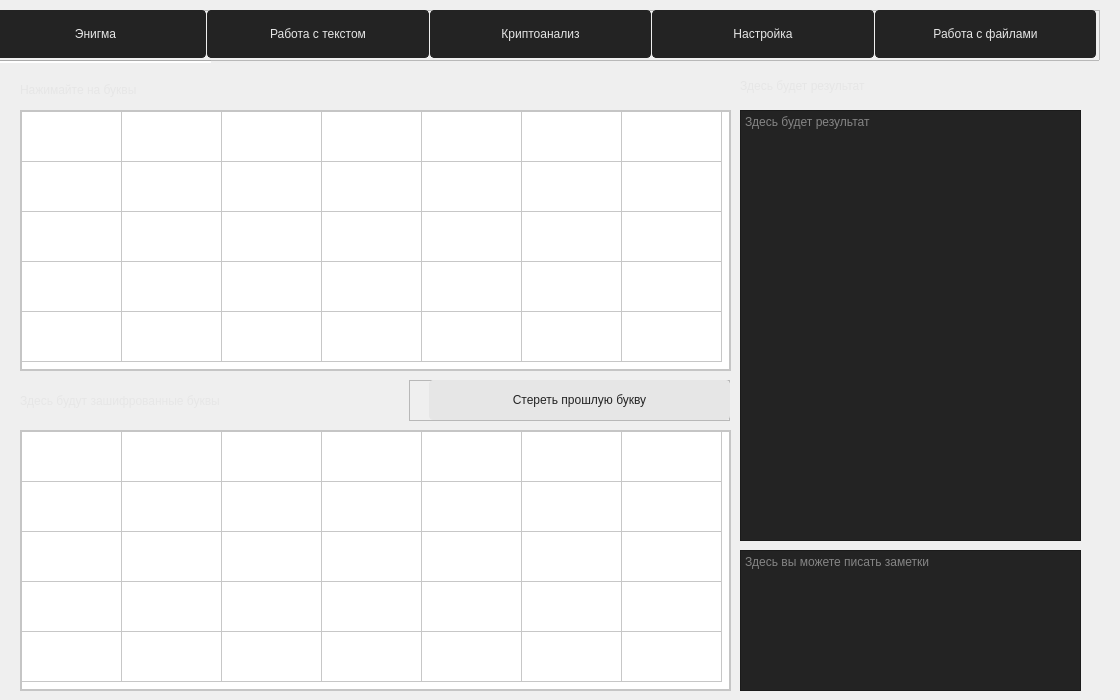
    <widget class="QWidget" name="tab">
     <attribute name="title">
      <string>Шифрование</string>
     </attribute>
     <widget class="QFrame" name="frame">
      <property name="geometry">
       <rect>
        <x>-11</x>
        <y>10</y>
        <width>1111</width>
        <height>51</height>
       </rect>
      </property>
      <property name="styleSheet">
       <string notr="true">QPushButton{
	border: 1px solid rgb(35, 35, 35);
	background-color: rgb(35, 35, 35);
	border-radius: 4px;
	color: rgb(230, 230, 230);
}

QPushButton:hover{
	background-color: rgb(0, 65, 65);
	border: 1px solid rgb(0, 35, 35);
}
QPushButton:pressed{
	background-color: rgb(0, 35, 35);
	border: 1px solid rgb(0, 15, 15);
}</string>
      </property>
      <property name="frameShape">
       <enum>QFrame::StyledPanel</enum>
      </property>
      <property name="frameShadow">
       <enum>QFrame::Raised</enum>
      </property>
      <widget class="QWidget" name="horizontalLayoutWidget">
       <property name="geometry">
        <rect>
         <x>-4</x>
         <y>0</y>
         <width>1111</width>
         <height>51</height>
        </rect>
       </property>
       <layout class="QHBoxLayout" name="horizontalLayout">
        <property name="spacing">
         <number>1</number>
        </property>
        <property name="sizeConstraint">
         <enum>QLayout::SetMaximumSize</enum>
        </property>
        <property name="leftMargin">
         <number>0</number>
        </property>
        <item>
         <widget class="QPushButton" name="pushButton">
          <property name="minimumSize">
           <size>
            <width>0</width>
            <height>48</height>
           </size>
          </property>
          <property name="styleSheet">
           <string notr="true"/>
          </property>
          <property name="text">
           <string>Энигма</string>
          </property>
         </widget>
        </item>
        <item>
         <widget class="QPushButton" name="pushButton_2">
          <property name="minimumSize">
           <size>
            <width>0</width>
            <height>48</height>
           </size>
          </property>
          <property name="styleSheet">
           <string notr="true"/>
          </property>
          <property name="text">
           <string>Работа с текстом</string>
          </property>
         </widget>
        </item>
        <item>
         <widget class="QPushButton" name="pushButton_10">
          <property name="minimumSize">
           <size>
            <width>0</width>
            <height>48</height>
           </size>
          </property>
          <property name="styleSheet">
           <string notr="true"/>
          </property>
          <property name="text">
           <string>Криптоанализ</string>
          </property>
         </widget>
        </item>
        <item>
         <widget class="QPushButton" name="pushButton_26">
          <property name="minimumSize">
           <size>
            <width>0</width>
            <height>48</height>
           </size>
          </property>
          <property name="text">
           <string>Настройка</string>
          </property>
         </widget>
        </item>
        <item>
         <widget class="QPushButton" name="pushButton_4">
          <property name="minimumSize">
           <size>
            <width>0</width>
            <height>48</height>
           </size>
          </property>
          <property name="text">
           <string>Работа с файлами</string>
          </property>
         </widget>
        </item>
       </layout>
      </widget>
     </widget>
     <widget class="Line" name="line">
      <property name="geometry">
       <rect>
        <x>-10</x>
        <y>60</y>
        <width>221</width>
        <height>3</height>
       </rect>
      </property>
      <property name="styleSheet">
       <string notr="true">background-color: rgb(255, 255, 255);</string>
      </property>
      <property name="orientation">
       <enum>Qt::Horizontal</enum>
      </property>
     </widget>
     <widget class="QTableWidget" name="tableWidget">
      <property name="geometry">
       <rect>
        <x>20</x>
        <y>110</y>
        <width>711</width>
        <height>261</height>
       </rect>
      </property>
      <property name="styleSheet">
       <string notr="true">color: rgb(255, 255, 255);
font: 26pt &quot;Consolas&quot;;
border: 2px solid rgb(197, 197, 197);</string>
      </property>
      <property name="frameShape">
       <enum>QFrame::StyledPanel</enum>
      </property>
      <property name="lineWidth">
       <number>2</number>
      </property>
      <property name="verticalScrollBarPolicy">
       <enum>Qt::ScrollBarAlwaysOff</enum>
      </property>
      <property name="horizontalScrollBarPolicy">
       <enum>Qt::ScrollBarAlwaysOff</enum>
      </property>
      <property name="editTriggers">
       <set>QAbstractItemView::AnyKeyPressed</set>
      </property>
      <property name="dragDropMode">
       <enum>QAbstractItemView::NoDragDrop</enum>
      </property>
      <property name="selectionMode">
       <enum>QAbstractItemView::SingleSelection</enum>
      </property>
      <property name="gridStyle">
       <enum>Qt::SolidLine</enum>
      </property>
      <attribute name="horizontalHeaderVisible">
       <bool>false</bool>
      </attribute>
      <attribute name="horizontalHeaderMinimumSectionSize">
       <number>100</number>
      </attribute>
      <attribute name="verticalHeaderVisible">
       <bool>false</bool>
      </attribute>
      <attribute name="verticalHeaderMinimumSectionSize">
       <number>50</number>
      </attribute>
      <attribute name="verticalHeaderDefaultSectionSize">
       <number>50</number>
      </attribute>
      <attribute name="verticalHeaderHighlightSections">
       <bool>true</bool>
      </attribute>
      <row>
       <property name="text">
        <string>1</string>
       </property>
      </row>
      <row>
       <property name="text">
        <string>2</string>
       </property>
      </row>
      <row>
       <property name="text">
        <string>3</string>
       </property>
      </row>
      <row>
       <property name="text">
        <string>4</string>
       </property>
      </row>
      <row>
       <property name="text">
        <string>5</string>
       </property>
      </row>
      <column>
       <property name="text">
        <string>1</string>
       </property>
       <property name="textAlignment">
        <set>AlignLeading|AlignVCenter</set>
       </property>
      </column>
      <column>
       <property name="text">
        <string>2</string>
       </property>
      </column>
      <column>
       <property name="text">
        <string>3</string>
       </property>
      </column>
      <column>
       <property name="text">
        <string>4</string>
       </property>
      </column>
      <column>
       <property name="text">
        <string>5</string>
       </property>
      </column>
      <column>
       <property name="text">
        <string>6</string>
       </property>
      </column>
      <column>
       <property name="text">
        <string>7</string>
       </property>
      </column>
      <item row="0" column="0">
       <property name="text">
        <string>А</string>
       </property>
       <property name="textAlignment">
        <set>AlignCenter</set>
       </property>
      </item>
      <item row="0" column="1">
       <property name="text">
        <string>Б</string>
       </property>
       <property name="textAlignment">
        <set>AlignCenter</set>
       </property>
      </item>
      <item row="0" column="2">
       <property name="text">
        <string>В</string>
       </property>
       <property name="textAlignment">
        <set>AlignCenter</set>
       </property>
      </item>
      <item row="0" column="3">
       <property name="text">
        <string>Г</string>
       </property>
       <property name="textAlignment">
        <set>AlignCenter</set>
       </property>
      </item>
      <item row="0" column="4">
       <property name="text">
        <string>Д</string>
       </property>
       <property name="textAlignment">
        <set>AlignCenter</set>
       </property>
      </item>
      <item row="0" column="5">
       <property name="text">
        <string>Е</string>
       </property>
       <property name="textAlignment">
        <set>AlignCenter</set>
       </property>
      </item>
      <item row="0" column="6">
       <property name="text">
        <string>Ё</string>
       </property>
       <property name="textAlignment">
        <set>AlignCenter</set>
       </property>
      </item>
      <item row="1" column="0">
       <property name="text">
        <string>Ж</string>
       </property>
       <property name="textAlignment">
        <set>AlignCenter</set>
       </property>
      </item>
      <item row="1" column="1">
       <property name="text">
        <string>З</string>
       </property>
       <property name="textAlignment">
        <set>AlignCenter</set>
       </property>
      </item>
      <item row="1" column="2">
       <property name="text">
        <string>И</string>
       </property>
       <property name="textAlignment">
        <set>AlignCenter</set>
       </property>
      </item>
      <item row="1" column="3">
       <property name="text">
        <string>Й</string>
       </property>
       <property name="textAlignment">
        <set>AlignCenter</set>
       </property>
      </item>
      <item row="1" column="4">
       <property name="text">
        <string>К</string>
       </property>
       <property name="textAlignment">
        <set>AlignCenter</set>
       </property>
      </item>
      <item row="1" column="5">
       <property name="text">
        <string>Л</string>
       </property>
       <property name="textAlignment">
        <set>AlignCenter</set>
       </property>
      </item>
      <item row="1" column="6">
       <property name="text">
        <string>М</string>
       </property>
       <property name="textAlignment">
        <set>AlignCenter</set>
       </property>
      </item>
      <item row="2" column="0">
       <property name="text">
        <string>Н</string>
       </property>
       <property name="textAlignment">
        <set>AlignCenter</set>
       </property>
      </item>
      <item row="2" column="1">
       <property name="text">
        <string>О</string>
       </property>
       <property name="textAlignment">
        <set>AlignCenter</set>
       </property>
      </item>
      <item row="2" column="2">
       <property name="text">
        <string>П</string>
       </property>
       <property name="textAlignment">
        <set>AlignCenter</set>
       </property>
      </item>
      <item row="2" column="3">
       <property name="text">
        <string>Р</string>
       </property>
       <property name="textAlignment">
        <set>AlignCenter</set>
       </property>
      </item>
      <item row="2" column="4">
       <property name="text">
        <string>С</string>
       </property>
       <property name="textAlignment">
        <set>AlignCenter</set>
       </property>
      </item>
      <item row="2" column="5">
       <property name="text">
        <string>Т</string>
       </property>
       <property name="textAlignment">
        <set>AlignCenter</set>
       </property>
      </item>
      <item row="2" column="6">
       <property name="text">
        <string>У</string>
       </property>
       <property name="textAlignment">
        <set>AlignCenter</set>
       </property>
      </item>
      <item row="3" column="0">
       <property name="text">
        <string>Ф</string>
       </property>
       <property name="textAlignment">
        <set>AlignCenter</set>
       </property>
      </item>
      <item row="3" column="1">
       <property name="text">
        <string>Х</string>
       </property>
       <property name="textAlignment">
        <set>AlignCenter</set>
       </property>
      </item>
      <item row="3" column="2">
       <property name="text">
        <string>Ц</string>
       </property>
       <property name="textAlignment">
        <set>AlignCenter</set>
       </property>
      </item>
      <item row="3" column="3">
       <property name="text">
        <string>Ч</string>
       </property>
       <property name="textAlignment">
        <set>AlignCenter</set>
       </property>
      </item>
      <item row="3" column="4">
       <property name="text">
        <string>Ш</string>
       </property>
       <property name="textAlignment">
        <set>AlignCenter</set>
       </property>
      </item>
      <item row="3" column="5">
       <property name="text">
        <string>Щ</string>
       </property>
       <property name="textAlignment">
        <set>AlignCenter</set>
       </property>
      </item>
      <item row="3" column="6">
       <property name="text">
        <string>Ъ</string>
       </property>
       <property name="textAlignment">
        <set>AlignCenter</set>
       </property>
      </item>
      <item row="4" column="0">
       <property name="text">
        <string>Ы</string>
       </property>
       <property name="textAlignment">
        <set>AlignCenter</set>
       </property>
      </item>
      <item row="4" column="1">
       <property name="text">
        <string>Ь</string>
       </property>
       <property name="textAlignment">
        <set>AlignCenter</set>
       </property>
      </item>
      <item row="4" column="2">
       <property name="text">
        <string>Э</string>
       </property>
       <property name="textAlignment">
        <set>AlignCenter</set>
       </property>
      </item>
      <item row="4" column="3">
       <property name="text">
        <string>Ю</string>
       </property>
       <property name="textAlignment">
        <set>AlignCenter</set>
       </property>
      </item>
      <item row="4" column="4">
       <property name="text">
        <string>Я</string>
       </property>
       <property name="textAlignment">
        <set>AlignCenter</set>
       </property>
      </item>
      <item row="4" column="5">
       <property name="text">
        <string/>
       </property>
       <property name="textAlignment">
        <set>AlignCenter</set>
       </property>
      </item>
      <item row="4" column="6">
       <property name="text">
        <string/>
       </property>
       <property name="textAlignment">
        <set>AlignCenter</set>
       </property>
      </item>
     </widget>
     <widget class="QTableWidget" name="tableWidget_2">
      <property name="geometry">
       <rect>
        <x>20</x>
        <y>430</y>
        <width>711</width>
        <height>261</height>
       </rect>
      </property>
      <property name="styleSheet">
       <string notr="true">color: rgb(255, 255, 255);
font: 26pt &quot;Consolas&quot;;
border: 2px solid rgb(197, 197, 197);</string>
      </property>
      <property name="frameShape">
       <enum>QFrame::StyledPanel</enum>
      </property>
      <property name="lineWidth">
       <number>2</number>
      </property>
      <property name="verticalScrollBarPolicy">
       <enum>Qt::ScrollBarAlwaysOff</enum>
      </property>
      <property name="horizontalScrollBarPolicy">
       <enum>Qt::ScrollBarAlwaysOff</enum>
      </property>
      <property name="editTriggers">
       <set>QAbstractItemView::AnyKeyPressed</set>
      </property>
      <property name="dragDropMode">
       <enum>QAbstractItemView::NoDragDrop</enum>
      </property>
      <property name="selectionMode">
       <enum>QAbstractItemView::NoSelection</enum>
      </property>
      <property name="gridStyle">
       <enum>Qt::SolidLine</enum>
      </property>
      <attribute name="horizontalHeaderVisible">
       <bool>false</bool>
      </attribute>
      <attribute name="horizontalHeaderMinimumSectionSize">
       <number>100</number>
      </attribute>
      <attribute name="verticalHeaderVisible">
       <bool>false</bool>
      </attribute>
      <attribute name="verticalHeaderMinimumSectionSize">
       <number>50</number>
      </attribute>
      <attribute name="verticalHeaderDefaultSectionSize">
       <number>50</number>
      </attribute>
      <attribute name="verticalHeaderHighlightSections">
       <bool>true</bool>
      </attribute>
      <row>
       <property name="text">
        <string>1</string>
       </property>
      </row>
      <row>
       <property name="text">
        <string>2</string>
       </property>
      </row>
      <row>
       <property name="text">
        <string>3</string>
       </property>
      </row>
      <row>
       <property name="text">
        <string>4</string>
       </property>
      </row>
      <row>
       <property name="text">
        <string>5</string>
       </property>
      </row>
      <column>
       <property name="text">
        <string>1</string>
       </property>
       <property name="textAlignment">
        <set>AlignLeading|AlignVCenter</set>
       </property>
      </column>
      <column>
       <property name="text">
        <string>2</string>
       </property>
      </column>
      <column>
       <property name="text">
        <string>3</string>
       </property>
      </column>
      <column>
       <property name="text">
        <string>4</string>
       </property>
      </column>
      <column>
       <property name="text">
        <string>5</string>
       </property>
      </column>
      <column>
       <property name="text">
        <string>6</string>
       </property>
      </column>
      <column>
       <property name="text">
        <string>7</string>
       </property>
      </column>
      <item row="0" column="0">
       <property name="text">
        <string>А</string>
       </property>
       <property name="textAlignment">
        <set>AlignCenter</set>
       </property>
      </item>
      <item row="0" column="1">
       <property name="text">
        <string>Б</string>
       </property>
       <property name="textAlignment">
        <set>AlignCenter</set>
       </property>
      </item>
      <item row="0" column="2">
       <property name="text">
        <string>В</string>
       </property>
       <property name="textAlignment">
        <set>AlignCenter</set>
       </property>
      </item>
      <item row="0" column="3">
       <property name="text">
        <string>Г</string>
       </property>
       <property name="textAlignment">
        <set>AlignCenter</set>
       </property>
      </item>
      <item row="0" column="4">
       <property name="text">
        <string>Д</string>
       </property>
       <property name="textAlignment">
        <set>AlignCenter</set>
       </property>
      </item>
      <item row="0" column="5">
       <property name="text">
        <string>Е</string>
       </property>
       <property name="textAlignment">
        <set>AlignCenter</set>
       </property>
      </item>
      <item row="0" column="6">
       <property name="text">
        <string>Ё</string>
       </property>
       <property name="textAlignment">
        <set>AlignCenter</set>
       </property>
      </item>
      <item row="1" column="0">
       <property name="text">
        <string>Ж</string>
       </property>
       <property name="textAlignment">
        <set>AlignCenter</set>
       </property>
      </item>
      <item row="1" column="1">
       <property name="text">
        <string>З</string>
       </property>
       <property name="textAlignment">
        <set>AlignCenter</set>
       </property>
      </item>
      <item row="1" column="2">
       <property name="text">
        <string>И</string>
       </property>
       <property name="textAlignment">
        <set>AlignCenter</set>
       </property>
      </item>
      <item row="1" column="3">
       <property name="text">
        <string>Й</string>
       </property>
       <property name="textAlignment">
        <set>AlignCenter</set>
       </property>
      </item>
      <item row="1" column="4">
       <property name="text">
        <string>К</string>
       </property>
       <property name="textAlignment">
        <set>AlignCenter</set>
       </property>
      </item>
      <item row="1" column="5">
       <property name="text">
        <string>Л</string>
       </property>
       <property name="textAlignment">
        <set>AlignCenter</set>
       </property>
      </item>
      <item row="1" column="6">
       <property name="text">
        <string>М</string>
       </property>
       <property name="textAlignment">
        <set>AlignCenter</set>
       </property>
      </item>
      <item row="2" column="0">
       <property name="text">
        <string>Н</string>
       </property>
       <property name="textAlignment">
        <set>AlignCenter</set>
       </property>
      </item>
      <item row="2" column="1">
       <property name="text">
        <string>О</string>
       </property>
       <property name="textAlignment">
        <set>AlignCenter</set>
       </property>
      </item>
      <item row="2" column="2">
       <property name="text">
        <string>П</string>
       </property>
       <property name="textAlignment">
        <set>AlignCenter</set>
       </property>
      </item>
      <item row="2" column="3">
       <property name="text">
        <string>Р</string>
       </property>
       <property name="textAlignment">
        <set>AlignCenter</set>
       </property>
      </item>
      <item row="2" column="4">
       <property name="text">
        <string>С</string>
       </property>
       <property name="textAlignment">
        <set>AlignCenter</set>
       </property>
      </item>
      <item row="2" column="5">
       <property name="text">
        <string>Т</string>
       </property>
       <property name="textAlignment">
        <set>AlignCenter</set>
       </property>
      </item>
      <item row="2" column="6">
       <property name="text">
        <string>У</string>
       </property>
       <property name="textAlignment">
        <set>AlignCenter</set>
       </property>
      </item>
      <item row="3" column="0">
       <property name="text">
        <string>Ф</string>
       </property>
       <property name="textAlignment">
        <set>AlignCenter</set>
       </property>
      </item>
      <item row="3" column="1">
       <property name="text">
        <string>Х</string>
       </property>
       <property name="textAlignment">
        <set>AlignCenter</set>
       </property>
      </item>
      <item row="3" column="2">
       <property name="text">
        <string>Ц</string>
       </property>
       <property name="textAlignment">
        <set>AlignCenter</set>
       </property>
      </item>
      <item row="3" column="3">
       <property name="text">
        <string>Ч</string>
       </property>
       <property name="textAlignment">
        <set>AlignCenter</set>
       </property>
      </item>
      <item row="3" column="4">
       <property name="text">
        <string>Ш</string>
       </property>
       <property name="textAlignment">
        <set>AlignCenter</set>
       </property>
      </item>
      <item row="3" column="5">
       <property name="text">
        <string>Щ</string>
       </property>
       <property name="textAlignment">
        <set>AlignCenter</set>
       </property>
      </item>
      <item row="3" column="6">
       <property name="text">
        <string>Ъ</string>
       </property>
       <property name="textAlignment">
        <set>AlignCenter</set>
       </property>
      </item>
      <item row="4" column="0">
       <property name="text">
        <string>Ы</string>
       </property>
       <property name="textAlignment">
        <set>AlignCenter</set>
       </property>
      </item>
      <item row="4" column="1">
       <property name="text">
        <string>Ь</string>
       </property>
       <property name="textAlignment">
        <set>AlignCenter</set>
       </property>
      </item>
      <item row="4" column="2">
       <property name="text">
        <string>Э</string>
       </property>
       <property name="textAlignment">
        <set>AlignCenter</set>
       </property>
      </item>
      <item row="4" column="3">
       <property name="text">
        <string>Ю</string>
       </property>
       <property name="textAlignment">
        <set>AlignCenter</set>
       </property>
      </item>
      <item row="4" column="4">
       <property name="text">
        <string>Я</string>
       </property>
       <property name="textAlignment">
        <set>AlignCenter</set>
       </property>
      </item>
      <item row="4" column="5">
       <property name="text">
        <string/>
       </property>
       <property name="textAlignment">
        <set>AlignCenter</set>
       </property>
      </item>
      <item row="4" column="6">
       <property name="text">
        <string/>
       </property>
       <property name="textAlignment">
        <set>AlignCenter</set>
       </property>
      </item>
     </widget>
     <widget class="QLabel" name="label">
      <property name="geometry">
       <rect>
        <x>20</x>
        <y>69</y>
        <width>711</width>
        <height>41</height>
       </rect>
      </property>
      <property name="styleSheet">
       <string notr="true">color: rgb(230, 230, 230);</string>
      </property>
      <property name="text">
       <string>Нажимайте на буквы</string>
      </property>
     </widget>
     <widget class="QLabel" name="label_2">
      <property name="geometry">
       <rect>
        <x>20</x>
        <y>380</y>
        <width>381</width>
        <height>41</height>
       </rect>
      </property>
      <property name="styleSheet">
       <string notr="true">color: rgb(230, 230, 230);</string>
      </property>
      <property name="text">
       <string>Здесь будут зашифрованные буквы</string>
      </property>
     </widget>
     <widget class="QLabel" name="label_4">
      <property name="geometry">
       <rect>
        <x>740</x>
        <y>70</y>
        <width>351</width>
        <height>31</height>
       </rect>
      </property>
      <property name="styleSheet">
       <string notr="true">color: rgb(230, 230, 230);</string>
      </property>
      <property name="text">
       <string>Здесь будет результат</string>
      </property>
     </widget>
     <widget class="QFrame" name="frame_4">
      <property name="geometry">
       <rect>
        <x>409</x>
        <y>380</y>
        <width>321</width>
        <height>41</height>
       </rect>
      </property>
      <property name="styleSheet">
       <string notr="true">QPushButton{
	border: 1px solid rgb(230, 230, 230);
	background-color: rgb(230, 230, 230);
	border-radius: 4px;
	color: rgb(35, 35, 35);
}

QPushButton:hover{
	background-color: rgb(0, 65, 65);
	border: 1px solid rgb(0, 35, 35);
}
QPushButton:pressed{
	color: rgb(255, 255, 255);
	background-color: rgb(0, 35, 35);
	border: 1px solid rgb(0, 15, 15);
}</string>
      </property>
      <property name="frameShape">
       <enum>QFrame::StyledPanel</enum>
      </property>
      <property name="frameShadow">
       <enum>QFrame::Raised</enum>
      </property>
      <widget class="QPushButton" name="pushButton_13">
       <property name="geometry">
        <rect>
         <x>20</x>
         <y>0</y>
         <width>301</width>
         <height>40</height>
        </rect>
       </property>
       <property name="minimumSize">
        <size>
         <width>0</width>
         <height>40</height>
        </size>
       </property>
       <property name="styleSheet">
        <string notr="true"/>
       </property>
       <property name="text">
        <string>Стереть прошлую букву</string>
       </property>
      </widget>
     </widget>
     <widget class="QPlainTextEdit" name="plainTextEdit">
      <property name="geometry">
       <rect>
        <x>740</x>
        <y>550</y>
        <width>341</width>
        <height>141</height>
       </rect>
      </property>
      <property name="styleSheet">
       <string notr="true">color: rgb(230, 230, 230);
font: 14pt &quot;Consolas&quot;;
background-color: rgb(35, 35, 35);</string>
      </property>
      <property name="placeholderText">
       <string>Здесь вы можете писать заметки</string>
      </property>
     </widget>
     <widget class="QPlainTextEdit" name="plainTextEdit_2">
      <property name="geometry">
       <rect>
        <x>740</x>
        <y>110</y>
        <width>341</width>
        <height>431</height>
       </rect>
      </property>
      <property name="styleSheet">
       <string notr="true">color: rgb(230, 230, 230);
font: 16pt &quot;Consolas&quot;;
background-color: rgb(35, 35, 35);</string>
      </property>
      <property name="placeholderText">
       <string>Здесь будет результат</string>
      </property>
     </widget>
    </widget>
